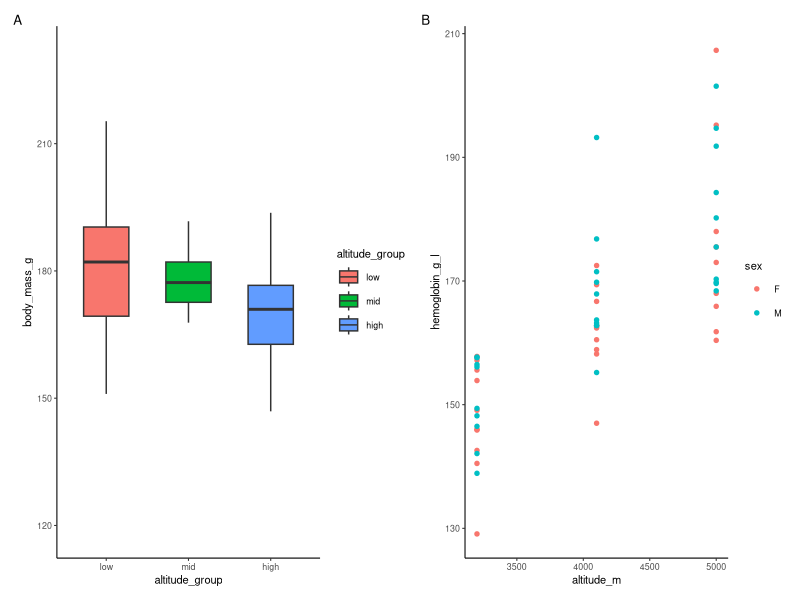
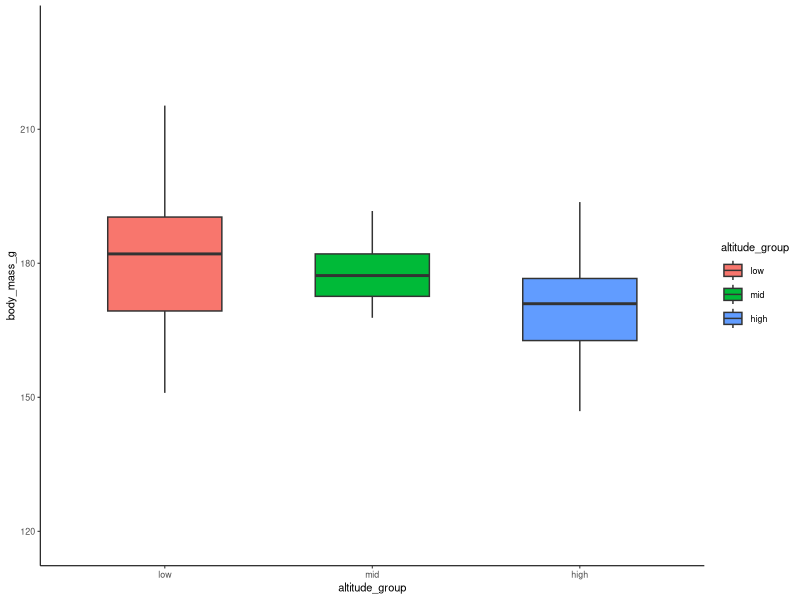
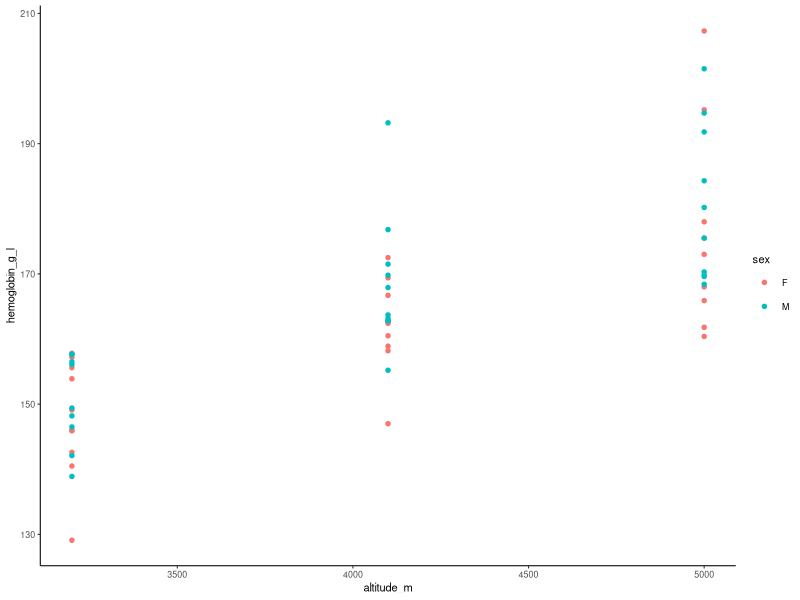

Reproduce these figures in R, in order.
library(readr); library(ggplot2); library(patchwork)
pika <- read_csv(here::here("assets/data/pika_physiology.csv"),
                 show_col_types = FALSE)
pika$altitude_group <- factor(pika$altitude_group,
                              levels = c("low", "mid", "high"))
panel_a <- ggplot(pika, aes(altitude_group, body_mass_g, fill = altitude_group)) +
  geom_boxplot(width = .55, outlier.shape = NA) +
  theme_classic(base_size = 8)
panel_b <- ggplot(pika[!is.na(pika$hemoglobin_g_l), ],
                  aes(altitude_m, hemoglobin_g_l, colour = sex)) +
  geom_point(size = 1.2) +
  theme_classic(base_size = 8)
fig <- wrap_plots(panel_a, panel_b, nrow = 1) +
  plot_annotation(tag_levels = "A")
class(fig)
